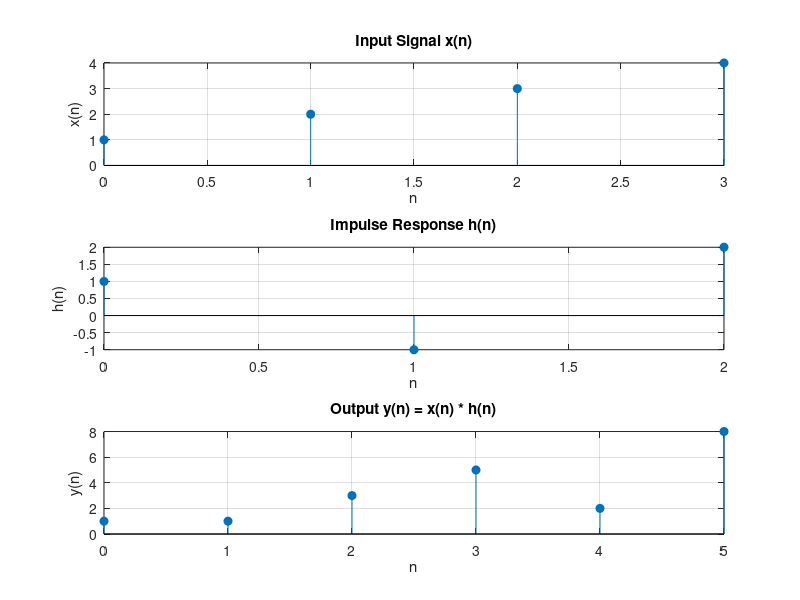

The MATLAB source for this figure:
clc; clear; close all;

%% 1. Define input signal x(n) and impulse response h(n)
x = [1 2 3 4];        % Example input signal
h = [1 -1 2];         % Example filter (impulse response)

%% 2. Perform linear convolution
y = conv(x, h);       % Convolved output

%% 3. Plot all signals
n_x = 0:length(x)-1;
n_h = 0:length(h)-1;
n_y = 0:length(y)-1;

figure;

subplot(3,1,1);
stem(n_x, x, 'filled'); title('Input Signal x(n)');
xlabel('n'); ylabel('x(n)'); grid on;

subplot(3,1,2);
stem(n_h, h, 'filled'); title('Impulse Response h(n)');
xlabel('n'); ylabel('h(n)'); grid on;

subplot(3,1,3);
stem(n_y, y, 'filled'); title('Output y(n) = x(n) * h(n)');
xlabel('n'); ylabel('y(n)'); grid on;
